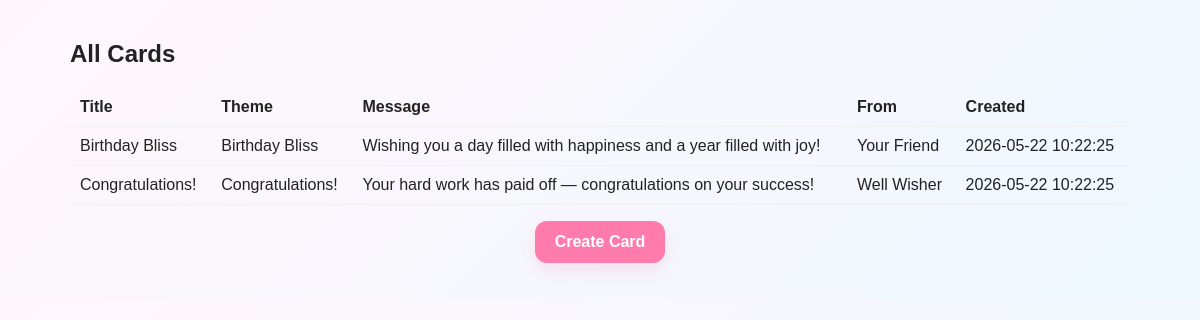
The app's page /view_cards.php (signed in) with its own data.
### tables this page shows
CREATE TABLE cards (
  id INT AUTO_INCREMENT PRIMARY KEY,
  user_email VARCHAR(200) NOT NULL,
  theme_id INT DEFAULT NULL,
  title VARCHAR(255),
  message_text TEXT,
  from_name VARCHAR(150),
  created_at TIMESTAMP DEFAULT CURRENT_TIMESTAMP,
  FOREIGN KEY (theme_id) REFERENCES themes(id) ON DELETE SET NULL
);

CREATE TABLE themes (
  id INT AUTO_INCREMENT PRIMARY KEY,
  name VARCHAR(150) NOT NULL
);

### view_cards.php (the view, shortened to what this page needs)
<?php
require_once 'db_connect.php';
$r = $conn->query("SELECT c.*, t.name AS theme_name FROM cards c LEFT JOIN themes t ON c.theme_id=t.id ORDER BY c.created_at DESC");
?>
<!doctype html>
<html><head><meta charset='utf-8'><meta name='viewport' content='width=device-width,initial-scale=1'><title>View Cards</title><link rel='stylesheet' href='style.css'></head>
<body>
<div class='wrap'>
  <h2>All Cards</h2>
  <?php if($r && $r->num_rows>0){ ?>
    <div class='table-wrap'>
      <table class='table'>
        <thead><tr><th>Title</th><th>Theme</th><th>Message</th><th>From</th><th>Created</th></tr></thead>
        <tbody>
        <?php while($row = $r->fetch_assoc()){ ?>
          <tr>
            <td><?php echo htmlspecialchars($row['title']); ?></td>
            <td><?php echo htmlspecialchars($row['theme_name']); ?></td>
            <td><?php echo htmlspecialchars(substr($row['message_text'],0,80)); ?></td>
            <td><?php echo htmlspecialchars($row['from_name']); ?></td>
            <td><?php echo htmlspecialchars($row['created_at']); ?></td>
          </tr>
        <?php } ?>
        </tbody>
      </table>
    </div>
  <?php } else { echo '<p class="small">No cards yet.</p>'; } ?>
  <p class='center'><a class='btn' href='create_card.php'>Create Card</a></p>
</div>
</body></html>

### style.css (style rules this page uses)
:root { --bg1: #fff6fb; --bg2: #eef8ff; --accent: #ff7bac; --muted: #6b6b6b; --card-shadow: 0 12px 30px rgba(18,18,18,0.08); --radius: 14px; --wrap: 1100px; --font-sans: "Poppins", Arial, sans-serif; --font-script: "Dancing Script", cursive; }
* { box-sizing:border-box }
body { font-family:var(--font-sans);margin:0;background:linear-gradient(135deg,var(--bg1),var(--bg2));color:#222 }
.wrap { max-width:var(--wrap);margin:0 auto;padding:20px }
.btn { display:inline-block;background:var(--accent);color:#fff;padding:12px 20px;border-radius:12px;text-decoration:none;font-weight:700;box-shadow:0 8px 18px rgba(255,122,167,0.18) }
.center { text-align:center }
.table { width:100%;border-collapse:collapse;margin-top:12px }
.table th, .table td { padding:10px;border-bottom:1px solid #f0f0f0;text-align:left }

### records on screen
cards: title "Birthday Bliss", theme.name "Birthday Bliss", message_text "Wishing you a day filled with happiness and a year filled with joy!", from_name "Your Friend", created_at "2026-05-22 10:22:25"
cards: title "Congratulations!", theme.name "Congratulations!", message_text "Your hard work has paid off — congratulations on your success!", from_name "Well Wisher", created_at "2026-05-22 10:22:25"
